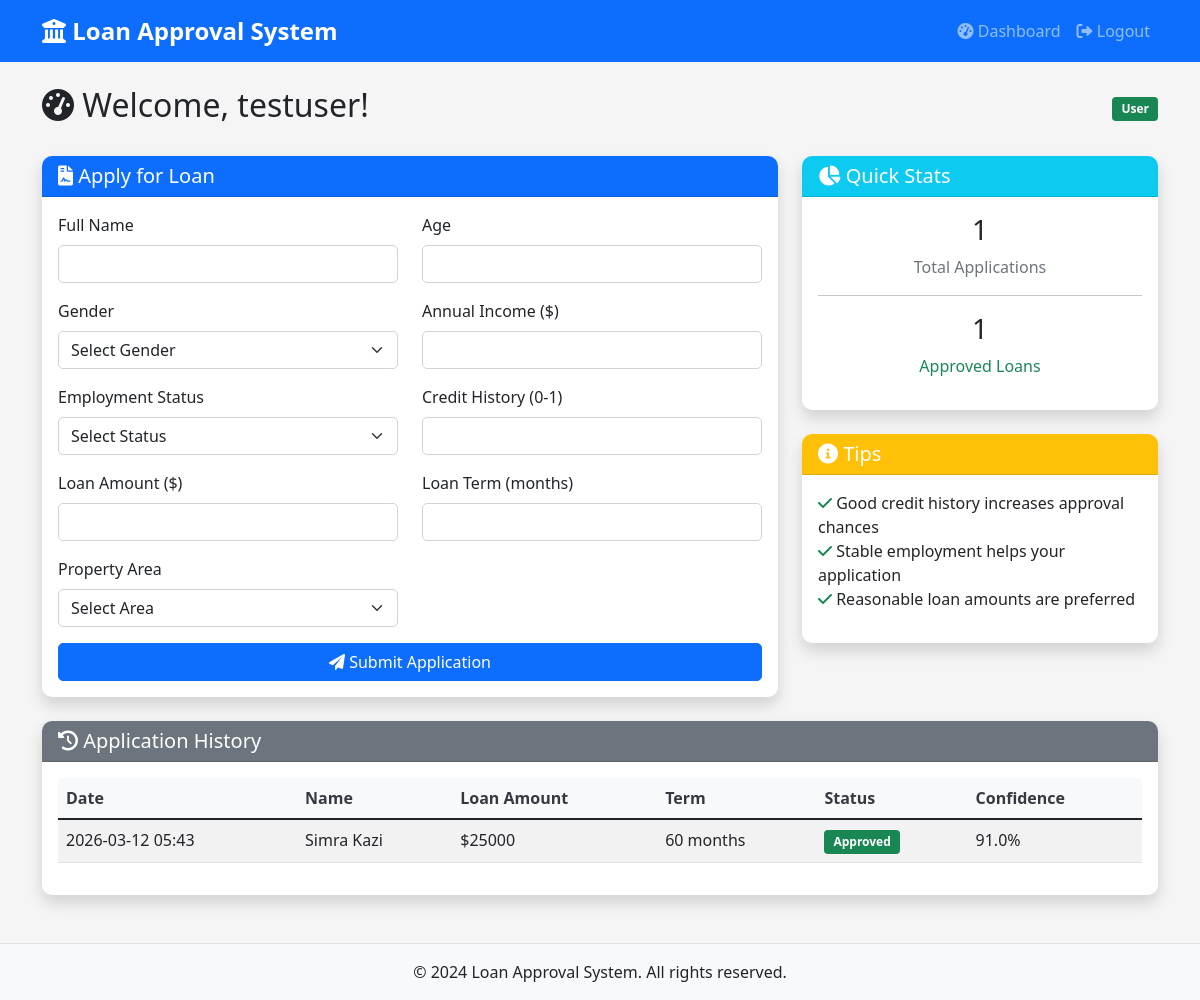
The page /dashboard (signed in) on the database its author committed.
### app.py (models this page shows, shortened)
class User(db.Model):
    id = db.Column(db.Integer, primary_key=True)
    username = db.Column(db.String(80), unique=True, nullable=False)
    email = db.Column(db.String(120), unique=True, nullable=False)
    password_hash = db.Column(db.String(120), nullable=False)
    is_admin = db.Column(db.Boolean, default=False)
    created_at = db.Column(db.DateTime, default=datetime.utcnow)
    loan_applications = db.relationship('LoanApplication', backref='user', lazy=True)

class LoanApplication(db.Model):
    id = db.Column(db.Integer, primary_key=True)
    user_id = db.Column(db.Integer, db.ForeignKey('user.id'), nullable=False)
    name = db.Column(db.String(100), nullable=False)
    age = db.Column(db.Integer, nullable=False)
    gender = db.Column(db.String(10), nullable=False)
    income = db.Column(db.Float, nullable=False)
    employment_status = db.Column(db.String(50), nullable=False)
    credit_history = db.Column(db.Float, nullable=False)
    loan_amount = db.Column(db.Float, nullable=False)
    loan_term = db.Column(db.Integer, nullable=False)
    property_area = db.Column(db.String(50), nullable=False)
    prediction_result = db.Column(db.String(20), nullable=False)
    prediction_score = db.Column(db.Float)
    created_at = db.Column(db.DateTime, default=datetime.utcnow)

### app.py (the view)
@app.route('/dashboard')
def dashboard():
    if 'user_id' not in session:
        return redirect(url_for('login'))
    if session.get('is_admin'):
        return redirect(url_for('admin_dashboard'))
    user = User.query.get(session['user_id'])
    applications = LoanApplication.query.filter_by(user_id=user.id).order_by(LoanApplication.created_at.desc()).all()
    return render_template('dashboard.html', user=user, applications=applications)

### templates/dashboard.html (shortened to what this page needs)
{% extends "base.html" %}
{% block content %}
<div class="row">
    <div class="col-12">
        <div class="d-flex justify-content-between align-items-center mb-4">
            <h2><i class="fas fa-tachometer-alt"></i> Welcome, {{ user.username }}!</h2>
            <span class="badge bg-success">User</span>
        </div>
    </div>
</div>
<div class="row">
    <div class="col-md-8">
        <div class="card shadow mb-4">
            <div class="card-header bg-primary text-white">
                <h5 class="mb-0"><i class="fas fa-file-contract"></i> Apply for Loan</h5>
            </div>
            <div class="card-body">
                <form method="POST" action="{{ url_for('predict') }}" id="loanForm">
                    <div class="row">
                        <div class="col-md-6">
                            <div class="mb-3">
                                <label for="name" class="form-label">Full Name</label>
                                <input type="text" class="form-control" id="name" name="name" required>
                            </div>
                        </div>
                        <div class="col-md-6">
                            <div class="mb-3">
                                <label for="age" class="form-label">Age</label>
                                <input type="number" class="form-control" id="age" name="age" min="18" max="100" required>
                            </div>
                        </div>
                    </div>
                    <div class="row">
                        <div class="col-md-6">
                            <div class="mb-3">
                                <label for="gender" class="form-label">Gender</label>
                                <select class="form-select" id="gender" name="gender" required>
                                    <option value="">Select Gender</option>
                                </select>
                            </div>
                        </div>
                        <div class="col-md-6">
                            <div class="mb-3">
                                <label for="income" class="form-label">Annual Income ($)</label>
                                <input type="number" class="form-control" id="income" name="income" min="0" step="1000" required>
                            </div>
                        </div>
                    </div>
                    <div class="row">
                        <div class="col-md-6">
                            <div class="mb-3">
                                <label for="employment_status" class="form-label">Employment Status</label>
                                <select class="form-select" id="employment_status" name="employment_status" required>
                                    <option value="">Select Status</option>
                                </select>
                            </div>
                        </div>
                        <div class="col-md-6">
                            <div class="mb-3">
                                <label for="credit_history" class="form-label">Credit History (0-1)</label>
                                <input type="number" class="form-control" id="credit_history" name="credit_history" min="0" max="1" step="0.01" required>
                            </div>
                        </div>
                    </div>
                    <div class="row">
                        <div class="col-md-6">
                            <div class="mb-3">
                                <label for="loan_amount" class="form-label">Loan Amount ($)</label>
                                <input type="number" class="form-control" id="loan_amount" name="loan_amount" min="0" step="1000" required>
                            </div>
                        </div>
                        <div class="col-md-6">
                            <div class="mb-3">
                                <label for="loan_term" class="form-label">Loan Term (months)</label>
                                <input type="number" class="form-control" id="loan_term" name="loan_term" min="12" max="360" required>
                            </div>
                        </div>
                    </div>
                    <div class="row">
                        <div class="col-md-6">
                            <div class="mb-3">
                                <label for="property_area" class="form-label">Property Area</label>
                                <select class="form-select" id="property_area" name="property_area" required>
                                    <option value="">Select Area</option>
                                </select>
                            </div>
                        </div>
                    </div>
                    <div class="d-grid gap-2">
                        <button type="submit" class="btn btn-primary">
                            <i class="fas fa-paper-plane"></i> Submit Application
                        </button>
                    </div>
                </form>
            </div>
        </div>
    </div>
    <div class="col-md-4">
        <div class="card shadow mb-4">
            <div class="card-header bg-info text-white">
                <h5 class="mb-0"><i class="fas fa-chart-pie"></i> Quick Stats</h5>
            </div>
            <div class="card-body">
                <div class="text-center">
                    <h3>{{ applications|length }}</h3>
                    <p class="text-muted">Total Applications</p>
                </div>
                <hr>
                <div class="text-center">
                    <h3>{{ applications|selectattr('prediction_result', 'equalto', 'Approved')|list|length }}</h3>
                    <p class="text-success">Approved Loans</p>
                </div>
            </div>
        </div>
        <div class="card shadow">
            <div class="card-header bg-warning text-white">
                <h5 class="mb-0"><i class="fas fa-info-circle"></i> Tips</h5>
            </div>
            <div class="card-body">
                <ul class="list-unstyled">
                    <li><i class="fas fa-check text-success"></i> Good credit history increases approval chances</li>
                    <li><i class="fas fa-check text-success"></i> Stable employment helps your application</li>
                    <li><i class="fas fa-check text-success"></i> Reasonable loan amounts are preferred</li>
                </ul>
            </div>
        </div>
    </div>
</div>
<div class="row">
    <div class="col-12">
        <div class="card shadow">
            <div class="card-header bg-secondary text-white">
                <h5 class="mb-0"><i class="fas fa-history"></i> Application History</h5>
            </div>
            <div class="card-body">
                {% if applications %}
                <div class="table-responsive">
                    <table class="table table-striped">
                        <thead>
                            <tr>
                                <th>Date</th>
                                <th>Name</th>
                                <th>Loan Amount</th>
                                <th>Term</th>
                                <th>Status</th>
                                <th>Confidence</th>
                            </tr>
                        </thead>
                        <tbody>
                            {% for app in applications %}
                            <tr>
                                <td>{{ app.created_at.strftime('%Y-%m-%d %H:%M') }}</td>
                                <td>{{ app.name }}</td>
                                <td>${{ "%.0f"|format(app.loan_amount) }}</td>
                                <td>{{ app.loan_term }} months</td>
                                <td>
                                    {% if app.prediction_result == 'Approved' %}
                                        <span class="badge bg-success">{{ app.prediction_result }}</span>
                                    {% else %}
                                        <span class="badge bg-danger">{{ app.prediction_result }}</span>
                                    {% endif %}
                                </td>
                                <td>{{ "%.1f%%"|format(app.prediction_score * 100) if app.prediction_score else 'N/A' }}</td>
                            </tr>
                            {% endfor %}
                        </tbody>
                    </table>
                </div>
                {% else %}
                <p class="text-center text-muted">No loan applications yet. Submit your first application above!</p>
                {% endif %}
            </div>
        </div>
    </div>
</div>
{% endblock %}

### static/css/style.css (style rules this page uses)
:root { --primary-color: #007bff; --secondary-color: #6c757d; --success-color: #28a745; --danger-color: #dc3545; --warning-color: #ffc107; --info-color: #17a2b8; --light-color: #f8f9fa; --dark-color: #343a40; }
body { font-family: 'Segoe UI', Tahoma, Geneva, Verdana, sans-serif; background-color: #f5f5f5; min-height: 100vh; }
.card { border: none; border-radius: 10px; box-shadow: 0 4px 6px rgba(0, 0, 0, 0.1); transition: transform 0.2s ease-in-out, box-shadow 0.2s ease-in-out; }
.card-header { border-radius: 10px 10px 0 0 !important; font-weight: 600; }
.btn { border-radius: 5px; font-weight: 500; transition: all 0.2s ease-in-out; }
.form-control, .form-select { border-radius: 5px; border: 1px solid #ced4da; transition: border-color 0.15s ease-in-out, box-shadow 0.15s ease-in-out; }
.badge { font-size: 0.75rem; padding: 0.5em 0.75em; }
.table { background-color: white; }
.table th { border-top: none; font-weight: 600; color: var(--dark-color); background-color: #f8f9fa; }
.badge { animation: fadeIn 0.3s ease-in; }

### rows shown on the page
User: username "testuser"
LoanApplication: created_at "2026-03-12 05:43", name "Simra Kazi", loan_amount "25000", loan_term "60", prediction_result "Approved", prediction_score "91.0%"

### other values the page prints
{{ 'Dashboard' if not session.is_admin else 'Admin Dashboard' }} "Dashboard"
{{ applications|length }} "1"
